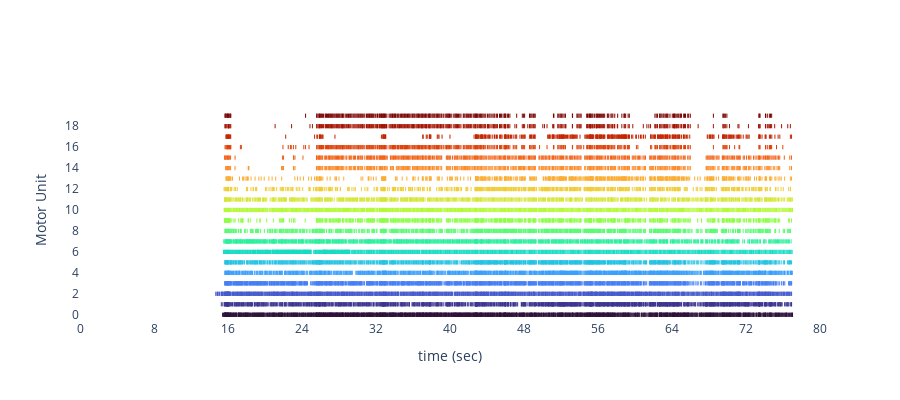

Source (notebook cell):
### Code cell
emg.plot(spike_width=0.01, spike_height=0.4, color_plot=True, colormap='turbo', min_score=0.93)

### Figure 1 — Plotly figure (JSON) as saved in the notebook; plotly's stock layout.template omitted (floating-point values rounded to 4 significant figures; data arrays with more than 128 entries replaced by an {"elided": "..."} marker saying what was removed)
{"data": [{"line": {"color": "rgb(48,18,59)", "width": 1}, "mode": "lines", "showlegend": false, "type": "scatter", "x": {"elided": "4317 int values"}, "y": {"elided": "4317 float values"}}, {"line": {"color": "rgb(61,55,145)", "width": 1}, "mode": "lines", "showlegend": false, "type": "scatter", "x": {"elided": "3522 int values"}, "y": {"elided": "3522 float values"}}, {"line": {"color": "rgb(69,91,206)", "width": 1}, "mode": "lines", "showlegend": false, "type": "scatter", "x": {"elided": "3357 int values"}, "y": {"elided": "3357 float values"}}, {"line": {"color": "rgb(70,127,246)", "width": 1}, "mode": "lines", "showlegend": false, "type": "scatter", "x": {"elided": "3288 int values"}, "y": {"elided": "3288 float values"}}, {"line": {"color": "rgb(59,160,252)", "width": 1}, "mode": "lines", "showlegend": false, "type": "scatter", "x": {"elided": "3114 int values"}, "y": {"elided": "3114 float values"}}, {"line": {"color": "rgb(35,194,228)", "width": 1}, "mode": "lines", "showlegend": false, "type": "scatter", "x": {"elided": "2619 int values"}, "y": {"elided": "2619 float values"}}, {"line": {"color": "rgb(23,220,194)", "width": 1}, "mode": "lines", "showlegend": false, "type": "scatter", "x": {"elided": "2592 int values"}, "y": {"elided": "2592 float values"}}, {"line": {"color": "rgb(44,239,157)", "width": 1}, "mode": "lines", "showlegend": false, "type": "scatter", "x": {"elided": "2562 int values"}, "y": {"elided": "2562 float values"}}, {"line": {"color": "rgb(89,251,114)", "width": 1}, "mode": "lines", "showlegend": false, "type": "scatter", "x": {"elided": "2214 int values"}, "y": {"elided": "2214 float values"}}, {"line": {"color": "rgb(142,254,72)", "width": 1}, "mode": "lines", "showlegend": false, "type": "scatter", "x": {"elided": "2079 int values"}, "y": {"elided": "2079 float values"}}, {"line": {"color": "rgb(179,248,53)", "width": 1}, "mode": "lines", "showlegend": false, "type": "scatter", "x": {"elided": "2007 int values"}, "y": {"elided": "2007 float values"}}, {"line": {"color": "rgb(214,229,53)", "width": 1}, "mode": "lines", "showlegend": false, "type": "scatter", "x": {"elided": "1887 int values"}, "y": {"elided": "1887 float values"}}, {"line": {"color": "rgb(239,205,57)", "width": 1}, "mode": "lines", "showlegend": false, "type": "scatter", "x": {"elided": "1800 int values"}, "y": {"elided": "1800 float values"}}, {"line": {"color": "rgb(252,174,52)", "width": 1}, "mode": "lines", "showlegend": false, "type": "scatter", "x": {"elided": "1671 int values"}, "y": {"elided": "1671 float values"}}, {"line": {"color": "rgb(252,137,38)", "width": 1}, "mode": "lines", "showlegend": false, "type": "scatter", "x": {"elided": "1326 int values"}, "y": {"elided": "1326 float values"}}, {"line": {"color": "rgb(242,96,20)", "width": 1}, "mode": "lines", "showlegend": false, "type": "scatter", "x": {"elided": "1311 int values"}, "y": {"elided": "1311 float values"}}, {"line": {"color": "rgb(224,64,8)", "width": 1}, "mode": "lines", "showlegend": false, "type": "scatter", "x": {"elided": "1251 int values"}, "y": {"elided": "1251 float values"}}, {"line": {"color": "rgb(197,38,2)", "width": 1}, "mode": "lines", "showlegend": false, "type": "scatter", "x": {"elided": "1161 int values"}, "y": {"elided": "1161 float values"}}, {"line": {"color": "rgb(163,18,1)", "width": 1}, "mode": "lines", "showlegend": false, "type": "scatter", "x": {"elided": "1149 int values"}, "y": {"elided": "1149 float values"}}, {"line": {"color": "rgb(122,4,2)", "width": 1}, "mode": "lines", "showlegend": false, "type": "scatter", "x": {"elided": "981 int values"}, "y": {"elided": "981 float values"}}], "layout": {"height": 400, "plot_bgcolor": "white", "showlegend": false, "xaxis": {"range": [0, 165204], "ticktext": [0, 8, 16, 24, 32, 40, 48, 56, 64, 72, 80], "tickvals": [0, 16520, 33040, 49560, 66080, 82600, 99120, 115640, 132160, 148680, 165200], "title": {"text": "time (sec)"}}, "yaxis": {"range": [-0.5, 20.5], "ticktext": ["0", "2", "4", "6", "8", "10", "12", "14", "16", "18"], "tickvals": [0, 2, 4, 6, 8, 10, 12, 14, 16, 18], "title": {"text": "Motor Unit"}}}}
